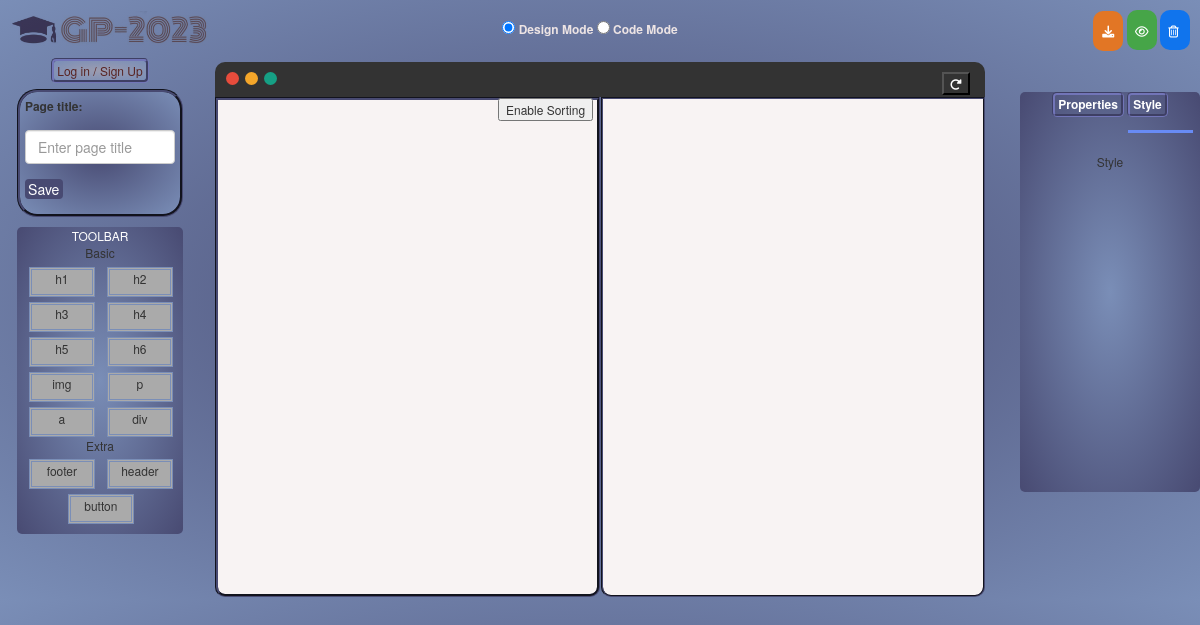
Before: / with the older database file.
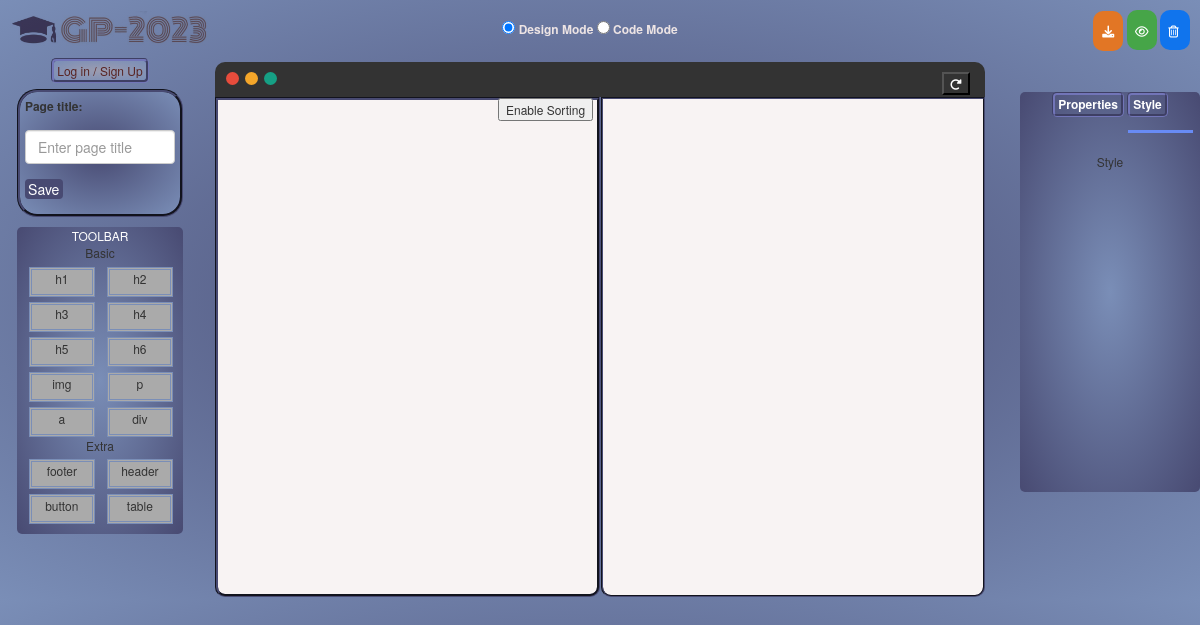
After: the same page with the newer database file.
### tables this page shows
CREATE TABLE `tag` (
  `tag_id` int(11) NOT NULL,
  `tag_name` varchar(20) NOT NULL,
  `category` varchar(20) NOT NULL
);

### models/Tag.php (called while the page is built, shortened)
<?php
class Tag{
    private $conn;
    private $table = 'tag';
    public function __construct($db){
        $this->conn = $db;
    }
    public function read(){
        $query = 'SELECT
                  tag_id,
                  tag_name
                  FROM ' . $this->table ;
       $stmt = $this->conn->prepare($query);
        $stmt->execute();
        return $stmt;
    }
}

### index.php (the view, shortened to what this page needs)
<!DOCTYPE html>
<html lang="en">
<head>
     <link rel="stylesheet" href="assets/css/style.css" />
    <link rel="stylesheet" href="https://maxcdn.bootstrapcdn.com/bootstrap/3.4.1/css/bootstrap.min.css">
    <link rel="stylesheet" href="https://cdnjs.cloudflare.com/ajax/libs/font-awesome/6.0.0-beta2/css/all.min.css">
    <link rel="stylesheet" href="https://cdnjs.cloudflare.com/ajax/libs/font-awesome/6.0.0-beta2/css/all.min.css">
       <link rel="stylesheet" href="//code.jquery.com/ui/1.12.1/themes/base/jquery-ui.css">
  <link rel="stylesheet" href="https://code.jquery.com/ui/1.13.1/themes/base/jquery-ui.css">
</head>
<body>
    <nav style="text-align: center;" id="nav">
         <div class='logo'>
         <img src='assets/img/logo.jpg'alt='logo' style="mix-blend-mode: multiply;width:200px ;" > </div>
         <div class="modes" >
            <input type="radio" id="designMode" name="mode" value="design" checked="">
            <label for="design">Design Mode</label>
            <input type="radio" id="codeMode" name="mode" value="code">
            <label for="css">Code Mode</label>
        </div>
        <div  class="save-and-preview-buttons">
            <button class="save-button three_btns "  onclick="downloadHtml()">
            <i class="fa-solid fa-download" style="color: #ffffff; "></i>
            <span class="hedden-content" >Save as html</span></button>
            <button class="preview-button three_btns" >
            <i class="fa-regular fa-eye" style="color: #ffffff; "></i>
              <span class="hedden-content">Preview</span> </button>
            <button class="empty-button three_btns"  onclick="executeSQL()" >
                <i class="fa-regular fa-trash-can" style="color: #ffffff; "></i>
            </button>
        </div>
        <?php
    include_once 'models/Element.php';
    $database = new Database();
    $db = $database->connect();
    ?>
    </nav>
<div class="col-xs-2">
  <div id="login"><a href="login.php">Log in / Sign Up</a></div>
<form class="pageTitle " action=" ">
    <div class=" form-group">
       <label for="title">Page title:</label>
      <input type="text" class="form-control" id="title" placeholder="Enter page title" name="title">
    </div>
    <button type="submit" name="title" class="btn" style=" width: 25%; padding: 0; margin-top:0px;" onclick="updateElement()">Save</button>
    </form>
<div id="toolbar" >
    <span style="color:#Fff ;">TOOLBAR</span>
    <br>
    <div class='tags'>
      <?php
      include_once 'config/Database.php';
      include_once 'models/Tag.php';
      $database = new Database();
      $db = $database->connect();
      $tag = new Tag($db);
      $result = $tag->read();
      $num = $result->rowCount();
      if ($num > 0) {
        $m=1;
        echo '<div class="tags">';
        echo 'Basic <br>';
             while ($row = $result->fetch(PDO::FETCH_ASSOC)) {
               extract($row);
               if ($tag_name != 'head' && $tag_name != 'body' && $tag_name != 'title'&& $tag_name != 'html' && $tag_name != 'header' && $tag_name != 'footer'){
                 echo ' <div class="element"  draggable="true" style="margin-left:5px" tag_name="' . $tag_name . '" tag_ID="' . $tag_id . '" tag_level="4">' . $tag_name . '</div>';
                    } elseif ($tag_name == 'header' || $tag_name == 'footer' ){
                      if($m == 1){
                     echo '<br>
                     Extra <br>';
                     $m--;}
                     echo ' <div class="element"  draggable="true" style="margin-left:5px" tag_name="' . $tag_name . '" tag_ID="' . $tag_id . '" tag_level="4">' . $tag_name . '</div>';
                    }
             }}
             echo '</div>';
      ?>
    </div>
  </div>
   </div>
    <div id="displayDesign" class="col-xs-8">
      <div><div class="canvas-head " >
    <div class="three-circle">
  <span class="left " style="background-color: #E74C3C;"></span>
  <span class="left " style="background-color: #F4A62A;"></span>
  <span class="left " style="background-color: #16A085;"></span>
</div>
  <button id="reload" onclick="refreshIframe()"><i class="fa-solid fa-rotate-right" style="color: #ffffff;"></i></button>
</div>
    <div id="canvas" class=" sortable" ondrop="canvasDrop(event)">
</div>
  <button id="sortButton" onclick="toggleSortable()">Enable Sorting</button>
  <iframe src="http://localhost/GP-2023/api/BuildGenerate/generate_code.php" id="preview">
  </iframe>
</div>
</div>
<div  id="properties" class="col-xs-3">
                    <div class="form-btn">
                        <label style="color:#Fff ;" onclick="properties()">Properties</label>
                        <label style="color:#Fff ;" onclick="show_style()">Style</label>
                        <hr id="indicator">
                    </div>
  <div id="style" style="display: inline-block;">   Style     </div>
    </div>
</body>
</html>

### assets/css/style.css (style rules this page uses)
html body { background:radial-gradient(#484a72, #7a8eb7); min-width: 760px; }
* { font-size: 12px; }
#nav { text-align: center; background:none; min-height: 60px; min-width: 100%; color: rgb(237, 228, 228); display: flex; justify-content: space-between; margin-bottom: 1px; }
#nav> div { margin: 10px; text-align: center; align-self: center; }
.save-and-preview-buttons { width: 220px; }
#nav> div { text-align: right; }
.save-button { background-color: #e27625; border: none; color: #fff; cursor: pointer; font-family: Open Sans,sans-serif; font-size: 15px; font-weight: 500; height: 40px; width:30px; margin: auto; border-radius: 10px; overflow: hidden; transition: width 0.1s; }
.preview-button { background-color: #fff; height: 40px; width:30px; font-size: 15px; background: rgb(70, 165, 72); font-weight: 500; color: white; border: none; cursor: pointer; border-radius: 2px; border-radius: 10px; overflow: hidden; transition: width 0.1s; }
.empty-button { background-color: rgb(255, 255, 255); width:30px; height: 40px; font-size: 15px; background: rgb(16, 116, 237); font-weight: 500; color: white; border: none; cursor: pointer; border-radius: 2px; padding-left: 3px; text-align: center; border-radius: 10px; overflow: hidden; transition: width 0.1s ease-in; }
.modes { align-self: center; text-size-adjust: 300; }
#properties { background:radial-gradient(#7a8eb7,#484a72 ); width: 15%; float: right; min-height: 400px; margin-top: 30px; text-align: center; border-radius:5px; }
#indicator { width: 65px; border: none; background: #688bf5; height: 3px; margin-top: 8px; transform: translateX(50px); transition: transform 1s; }
.form-btn label { border-style:groove ; border-color: #7275b8; padding: 1px 3px; border-radius: 5px; }
#login { text-align: center; }
#login a { color: #582423; border-style:groove ; border-color: #7275b8; border-radius: 5px; padding: 1px 3px; background:radial-gradient(#9b9cb0,#7a8eb7 ); }
form input, form select { width:100%; height: 30px; margin: 10px 0; padding: 0 10px; border: 1px solid #ccc; }
form .btn { width: 100%; border: none; cursor: pointer; margin: 10px 0; }
.pageTitle { min-height: fit-content; float: left; padding: 5px; margin-top: 10px; margin-left:2px; margin-right:2px; background:radial-gradient(#484a72,#7a8eb7 ); border-radius:20px; border-style:groove ; border-color: #484a72; }
.btn { display: inline-block; background:#484a72 ; color:#fff; border-radius: 30px; transition: background .5s; width: fit-content; padding: 0; }
#toolbar { text-align: center; min-height: fit-content; float: left; margin-top: 10px; margin-left:2px; margin-right:2px; background:radial-gradient(#7a8eb7,#484a72 ); border-radius:5px; }
.element { width: 40%; height: 30px; margin-top: 5px; background-color: #aaa; cursor: pointer; border: #7a8eb7; border-width: 2; border-style: double; display: inline-block; margin-right: 2%; cursor: pointer; }
.tags { margin-bottom: 10px; }
#canvas { overflow: hidden; width: 50%; min-height: 500px; display: inline-block; background-color: rgb(248, 243, 243); border-bottom-left-radius: 10px; border-bottom-right-radius: 10px; padding: 0; border-style:groove ; border-color: #484a72; }
.canvas-head { background: #333; height: 35px; padding: 0px 0px 0px 11px; text-align: center; border-top-left-radius: 10px; border-top-right-radius: 10px; width : 100%; }
#reload { float: right; margin-right: 2%; background-color: #333; }
#preview { overflow: hidden; min-height: 500px; width: 49.9%; float: right; display: inline-block; background-color: rgb(248, 243, 243); border-bottom-left-radius: 10px; border-bottom-right-radius: 10px; padding: 0; border-style:groove ; border-color: #484a72; }
.left { display: block; width: 13px; height: 13px; float: left; border-radius: 13px; margin-right: 6px; }
.three-circle { padding-top :10px; }
#sortButton { margin-left: -102px; position: fixed; z-index: 1; margin-top: .1%; }

Changed rows visible on the page:
added tag: tag_name "table"
